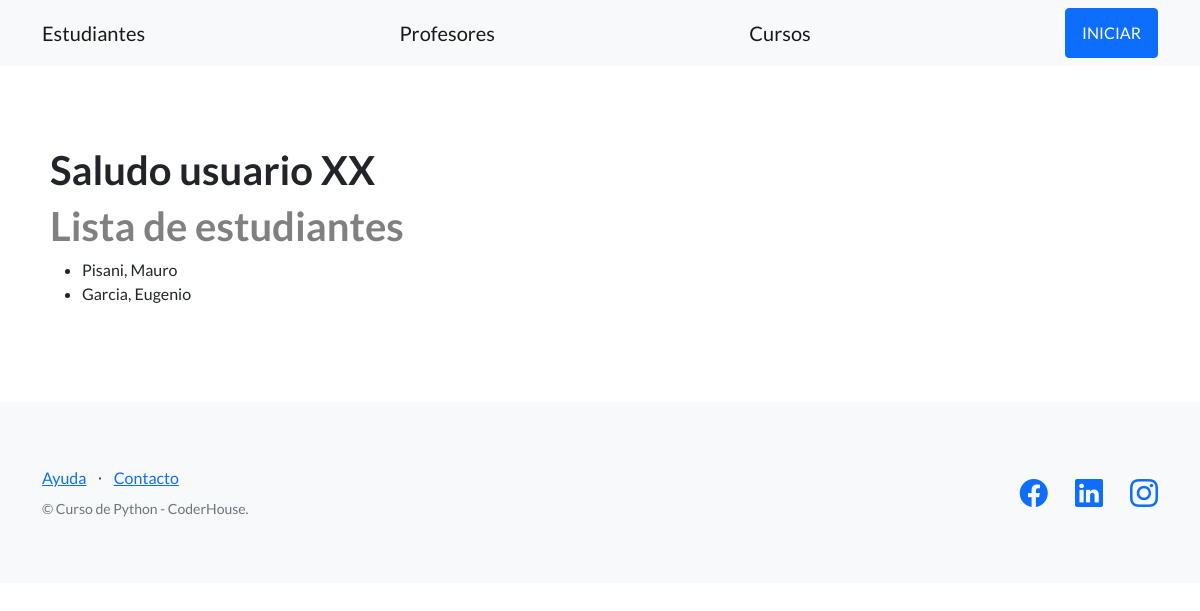
/plataforma/alumnos/, run on the app's committed database.
### estudiantes/models.py (models this page shows, shortened)
class Estudiantes(models.Model):
    nombre = models.CharField(max_length=30)
    apellido = models.CharField(max_length=30)
    dni = models.CharField(max_length=32)
    email = models.EmailField()
    fecha_nacimiento = models.DateField(null=True) #El null=True es para no tener que completarlo

### estudiantes/views.py (the view)
# urls.py: path("alumnos/", listar_estudiantes, name="listar_alumnos"), #El name= sirve para que si cambia la url puedo seguir teniendo el mismo nombre en el html
def listar_estudiantes(request):
    contexto = {
        "estudiantes": Estudiantes.objects.all()
    }
    return render(
        request=request,
        template_name="estudiantes/Lista_estudiantes.html",
        context=contexto,
        )

### estudiantes/templates/estudiantes/Lista_estudiantes.html (shortened to what this page needs)
{% extends 'estudiantes/base.html' %}
{% block contenido %}
  <div>
  {% include "estudiantes/barra_saludo.html" %}
    <h1 class= "titulos-coder">Lista de estudiantes</h1>
    <ul>
    {% for student in estudiantes %}
      <li>{{ student.apellido }}, {{ student.nombre }}</li>
    {% endfor %}
    </ul>
  </div>
{% endblock contenido %}

### data on the page
Estudiantes: apellido "Pisani", nombre "Mauro"
Estudiantes: apellido "Garcia", nombre "Eugenio"
